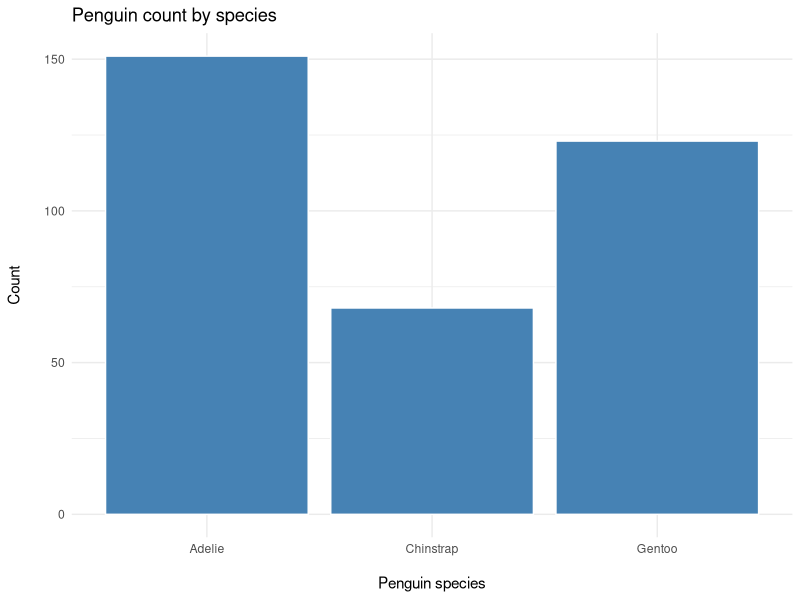
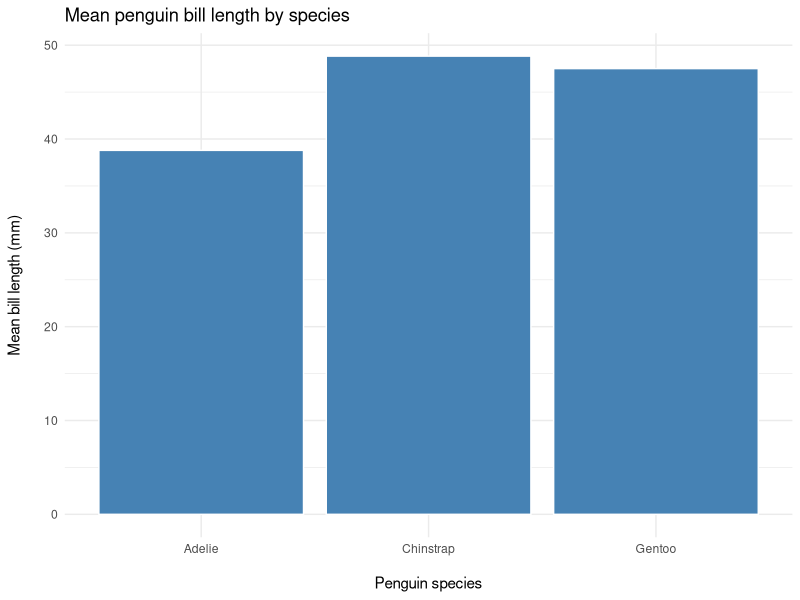
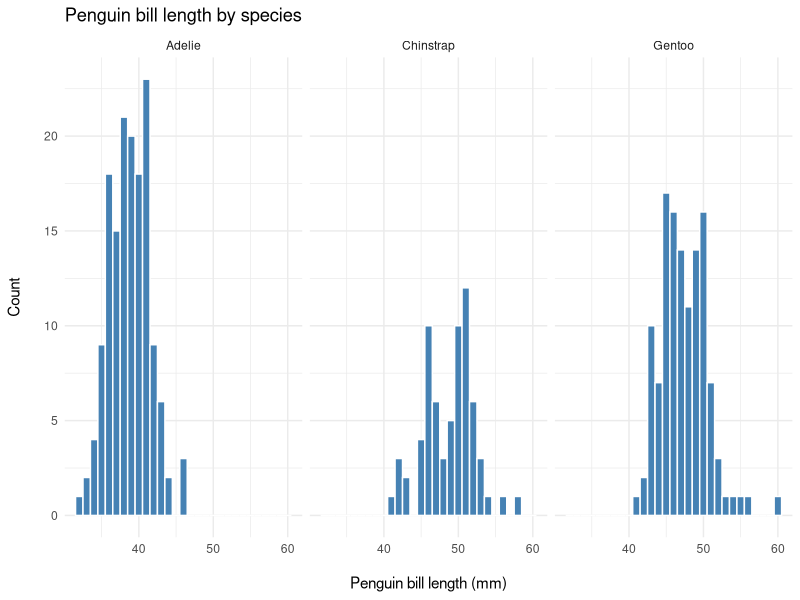

The R source for these figures, in order:
## ---- chunk 1
library(e1071)
library(tidyverse)

penguins <- read_csv("../clean_data/penguins.csv")
## ---- chunk 2
# How many of each species?
penguins %>%
  ggplot() +
  geom_bar(aes(x = species),
    fill = "steelblue",
    colour = "white",
    stat = "count"
  ) +
  theme_minimal() +
  labs(
    x = "\nPenguin species",
    y = "Count\n",
    title = "Penguin count by species",
    fill = "Species"
  )
## ---- chunk 3
# Calculate mean bill length by species
mean_penguins <- penguins %>%
  select(species, bill_length_mm) %>%
  group_by(species) %>%
  summarise(mean_bill_length_mm = mean(bill_length_mm)) %>%
  arrange(desc(mean_bill_length_mm))

mean_penguins %>%
  ggplot() +
  geom_col(aes(x = species, y = mean_bill_length_mm),
    fill = "steelblue",
    colour = "white"
  ) +
  theme_minimal() +
  labs(
    x = "\nPenguin species",
    y = "Mean bill length (mm)\n",
    title = "Mean penguin bill length by species"
  )
## ---- chunk 4
penguins %>%
  ggplot() +
  geom_histogram(
    aes(
      x = bill_length_mm,
      fill = species
    ),
    col = "white",
    fill = "steelblue",
    binwidth = 1
  ) +
  facet_wrap(~species, ncol = 3) +
  theme_minimal() +
  labs(
    x = "\nPenguin bill length (mm)",
    y = "Count\n",
    title = "Penguin bill length by species"
  )

mean_penguins
## ---- chunk 5
penguin_summary_stats <- penguins %>%
  group_by(species) %>%
  summarise(
    count = n(),
    range = max(bill_length_mm) - min(bill_length_mm),
    mean = mean(bill_length_mm),
    median = median(bill_length_mm),
    sd = sd(bill_length_mm),
    skewness = skewness(bill_length_mm, type = 1)
  )
penguin_summary_stats
